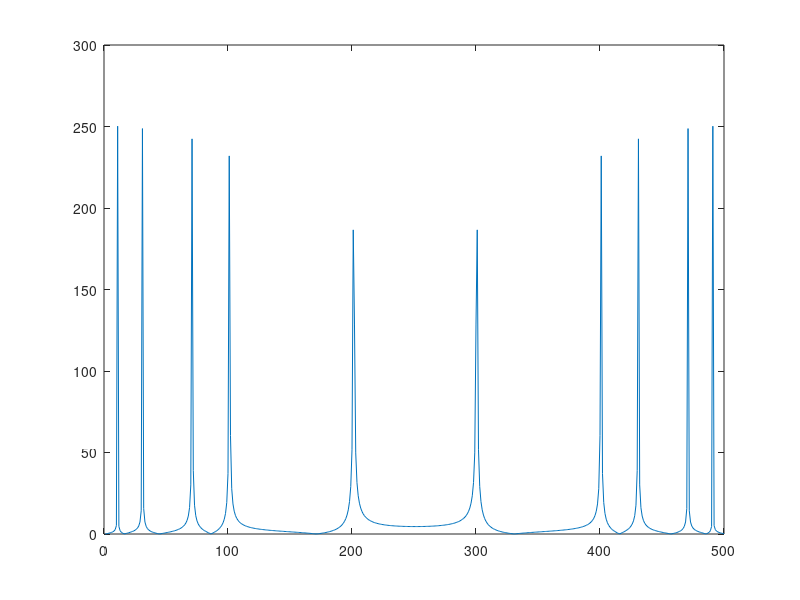
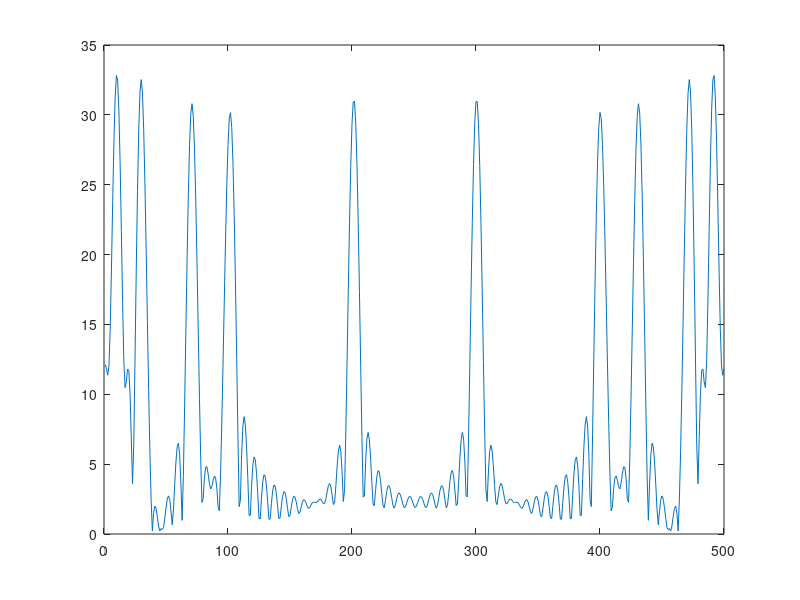
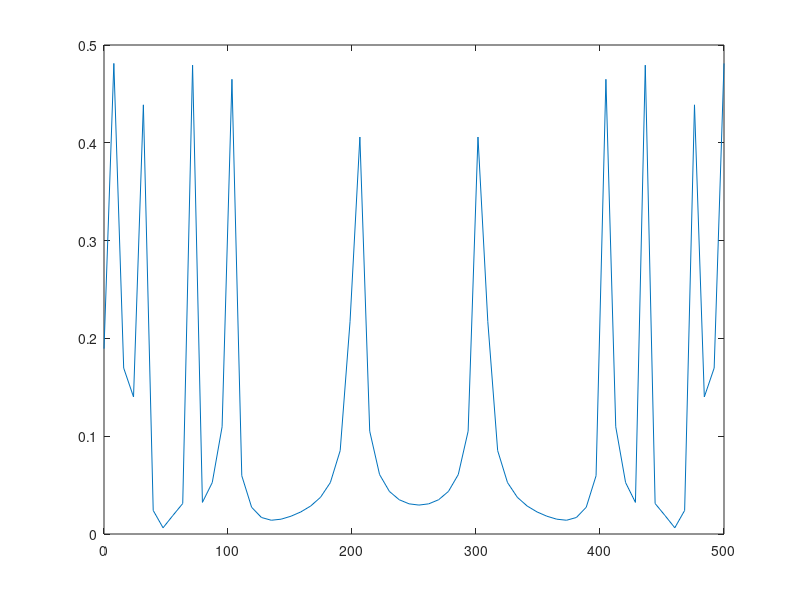

MATLAB code for these plots, in order: (Note: this script raises an error after producing the figures.)
% Close all figures.
close all
Fs=500;
T=1/Fs;
L=500;


t=linspace(0,2*pi,500);
signal=sin(30*t)+sin(70*t)+sin(100*t)+sin(200*t)+sin(10*t);
signal2=signal(1:64);

Y=fft(signal,500);
figure
plot(abs(Y))
Y2=fft(signal2,500);
figure
plot(abs(Y2))

temp=[0.189514,0.481174,0.16969,0.140174,0.438823,0.0240877,0.00634368,0.0189451,0.0311787,0.479401,0.0323128,0.0525923,0.109624,0.464936,0.0595717,0.0273351,0.0168812,0.0140665,0.0151554,0.0181987,0.0225808,0.0286126,0.0375237,0.0526122,0.0852952,0.217102,0.405919,0.105128,0.0608161,0.0435381,0.0350276,0.0308494,0.0295743,0.0308491,0.0350278,0.0435383,0.0608156,0.105128,0.405919,0.217102,0.0852952,0.0526128,0.0375236,0.0286126,0.0225806,0.0181993,0.0151555,0.0140665,0.0168812,0.0273352,0.0595717,0.464936,0.109624,0.0525922,0.0323127,0.479401,0.0311786,0.0189449,0.0063441,0.0240876,0.438823,0.140174,0.16969,0.481174];
figure
plot(linspace(0,500,64),temp);

max(TaskTimes)